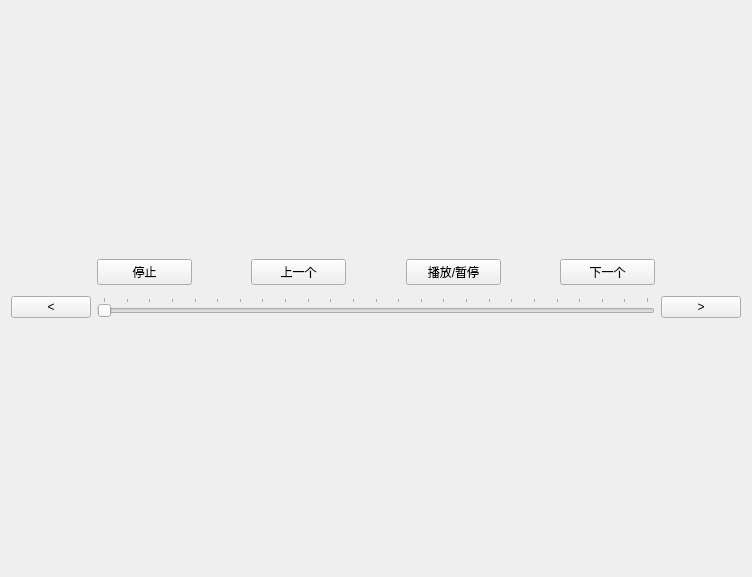
<?xml version="1.0" encoding="UTF-8"?>
<ui version="4.0">
 <class>VideoController</class>
 <widget class="QStackedWidget" name="VideoController">
  <property name="geometry">
   <rect>
    <x>0</x>
    <y>0</y>
    <width>752</width>
    <height>577</height>
   </rect>
  </property>
  <property name="sizePolicy">
   <sizepolicy hsizetype="Minimum" vsizetype="Preferred">
    <horstretch>0</horstretch>
    <verstretch>0</verstretch>
   </sizepolicy>
  </property>
  <property name="windowTitle">
   <string>VideoController</string>
  </property>
  <property name="currentIndex">
   <number>1</number>
  </property>
  <widget class="QWidget" name="PTZControllerWidget">
   <layout class="QGridLayout" name="gridLayout" rowminimumheight="0,0,0" columnminimumwidth="0,0,0">
    <property name="sizeConstraint">
     <enum>QLayout::SetDefaultConstraint</enum>
    </property>
    <property name="leftMargin">
     <number>0</number>
    </property>
    <property name="topMargin">
     <number>0</number>
    </property>
    <property name="rightMargin">
     <number>0</number>
    </property>
    <property name="bottomMargin">
     <number>0</number>
    </property>
    <item row="0" column="0">
     <widget class="EmergingButton" name="leftupPushButton">
      <property name="sizePolicy">
       <sizepolicy hsizetype="Preferred" vsizetype="Preferred">
        <horstretch>0</horstretch>
        <verstretch>0</verstretch>
       </sizepolicy>
      </property>
      <property name="styleSheet">
       <string notr="true"/>
      </property>
      <property name="text">
       <string>↖</string>
      </property>
      <property name="flat">
       <bool>false</bool>
      </property>
     </widget>
    </item>
    <item row="0" column="1">
     <widget class="EmergingButton" name="upPushButton">
      <property name="sizePolicy">
       <sizepolicy hsizetype="Preferred" vsizetype="Preferred">
        <horstretch>0</horstretch>
        <verstretch>0</verstretch>
       </sizepolicy>
      </property>
      <property name="styleSheet">
       <string notr="true"/>
      </property>
      <property name="text">
       <string>↑</string>
      </property>
      <property name="flat">
       <bool>false</bool>
      </property>
     </widget>
    </item>
    <item row="0" column="2">
     <widget class="EmergingButton" name="rightupPushButton">
      <property name="sizePolicy">
       <sizepolicy hsizetype="Preferred" vsizetype="Preferred">
        <horstretch>0</horstretch>
        <verstretch>0</verstretch>
       </sizepolicy>
      </property>
      <property name="styleSheet">
       <string notr="true"/>
      </property>
      <property name="text">
       <string>↗</string>
      </property>
      <property name="flat">
       <bool>false</bool>
      </property>
     </widget>
    </item>
    <item row="1" column="0">
     <widget class="EmergingButton" name="leftPushButton">
      <property name="sizePolicy">
       <sizepolicy hsizetype="Preferred" vsizetype="Preferred">
        <horstretch>0</horstretch>
        <verstretch>0</verstretch>
       </sizepolicy>
      </property>
      <property name="styleSheet">
       <string notr="true"/>
      </property>
      <property name="text">
       <string>←</string>
      </property>
      <property name="flat">
       <bool>false</bool>
      </property>
     </widget>
    </item>
    <item row="1" column="1">
     <widget class="EmergingButton" name="circlePushButton">
      <property name="enabled">
       <bool>true</bool>
      </property>
      <property name="sizePolicy">
       <sizepolicy hsizetype="Preferred" vsizetype="Preferred">
        <horstretch>0</horstretch>
        <verstretch>0</verstretch>
       </sizepolicy>
      </property>
      <property name="cursor">
       <cursorShape>ArrowCursor</cursorShape>
      </property>
      <property name="mouseTracking">
       <bool>false</bool>
      </property>
      <property name="styleSheet">
       <string notr="true"/>
      </property>
      <property name="text">
       <string>123</string>
      </property>
      <property name="icon">
       <iconset resource="Resources/VideoGui.qrc">
        <normaloff>:/新前缀/test.jpg</normaloff>:/新前缀/test.jpg</iconset>
      </property>
      <property name="iconSize">
       <size>
        <width>177</width>
        <height>158</height>
       </size>
      </property>
      <property name="checkable">
       <bool>false</bool>
      </property>
      <property name="autoDefault">
       <bool>false</bool>
      </property>
      <property name="default">
       <bool>false</bool>
      </property>
      <property name="flat">
       <bool>false</bool>
      </property>
     </widget>
    </item>
    <item row="1" column="2">
     <widget class="EmergingButton" name="rightPushButton">
      <property name="sizePolicy">
       <sizepolicy hsizetype="Preferred" vsizetype="Preferred">
        <horstretch>0</horstretch>
        <verstretch>0</verstretch>
       </sizepolicy>
      </property>
      <property name="styleSheet">
       <string notr="true"/>
      </property>
      <property name="text">
       <string>→</string>
      </property>
      <property name="flat">
       <bool>false</bool>
      </property>
     </widget>
    </item>
    <item row="2" column="0">
     <widget class="EmergingButton" name="leftdownpushButton">
      <property name="sizePolicy">
       <sizepolicy hsizetype="Preferred" vsizetype="Preferred">
        <horstretch>0</horstretch>
        <verstretch>0</verstretch>
       </sizepolicy>
      </property>
      <property name="styleSheet">
       <string notr="true"/>
      </property>
      <property name="text">
       <string>↙</string>
      </property>
      <property name="flat">
       <bool>false</bool>
      </property>
     </widget>
    </item>
    <item row="2" column="1">
     <widget class="EmergingButton" name="downPushButton">
      <property name="sizePolicy">
       <sizepolicy hsizetype="Preferred" vsizetype="Preferred">
        <horstretch>0</horstretch>
        <verstretch>0</verstretch>
       </sizepolicy>
      </property>
      <property name="styleSheet">
       <string notr="true"/>
      </property>
      <property name="text">
       <string>↓</string>
      </property>
      <property name="autoDefault">
       <bool>false</bool>
      </property>
      <property name="flat">
       <bool>false</bool>
      </property>
     </widget>
    </item>
    <item row="2" column="2">
     <widget class="EmergingButton" name="rightdownPushButton">
      <property name="sizePolicy">
       <sizepolicy hsizetype="Preferred" vsizetype="Preferred">
        <horstretch>0</horstretch>
        <verstretch>0</verstretch>
       </sizepolicy>
      </property>
      <property name="styleSheet">
       <string notr="true"/>
      </property>
      <property name="text">
       <string>↘</string>
      </property>
      <property name="flat">
       <bool>false</bool>
      </property>
     </widget>
    </item>
   </layout>
  </widget>
  <widget class="QWidget" name="playControllerWidget">
   <layout class="QVBoxLayout" name="verticalLayout">
    <item>
     <spacer name="verticalSpacer">
      <property name="orientation">
       <enum>Qt::Vertical</enum>
      </property>
      <property name="sizeHint" stdset="0">
       <size>
        <width>20</width>
        <height>243</height>
       </size>
      </property>
     </spacer>
    </item>
    <item>
     <widget class="EmergingWidget" name="palyWidget" native="true">
      <layout class="QGridLayout" name="gridLayout_2" rowstretch="1,1" columnstretch="1,2,1,2,1,2,1,2,1">
       <property name="leftMargin">
        <number>0</number>
       </property>
       <property name="topMargin">
        <number>0</number>
       </property>
       <property name="rightMargin">
        <number>0</number>
       </property>
       <property name="bottomMargin">
        <number>0</number>
       </property>
       <item row="0" column="0">
        <spacer name="horizontalSpacer_5">
         <property name="orientation">
          <enum>Qt::Horizontal</enum>
         </property>
         <property name="sizeHint" stdset="0">
          <size>
           <width>72</width>
           <height>20</height>
          </size>
         </property>
        </spacer>
       </item>
       <item row="0" column="1">
        <widget class="QPushButton" name="stopPushButton">
         <property name="text">
          <string>停止</string>
         </property>
        </widget>
       </item>
       <item row="0" column="2">
        <spacer name="horizontalSpacer">
         <property name="orientation">
          <enum>Qt::Horizontal</enum>
         </property>
         <property name="sizeHint" stdset="0">
          <size>
           <width>46</width>
           <height>20</height>
          </size>
         </property>
        </spacer>
       </item>
       <item row="0" column="3">
        <widget class="QPushButton" name="lastPushButton">
         <property name="text">
          <string>上一个</string>
         </property>
        </widget>
       </item>
       <item row="0" column="4">
        <spacer name="horizontalSpacer_2">
         <property name="orientation">
          <enum>Qt::Horizontal</enum>
         </property>
         <property name="sizeHint" stdset="0">
          <size>
           <width>45</width>
           <height>20</height>
          </size>
         </property>
        </spacer>
       </item>
       <item row="0" column="5">
        <widget class="QPushButton" name="playPushButton">
         <property name="text">
          <string>播放/暂停</string>
         </property>
        </widget>
       </item>
       <item row="0" column="6">
        <spacer name="horizontalSpacer_3">
         <property name="orientation">
          <enum>Qt::Horizontal</enum>
         </property>
         <property name="sizeHint" stdset="0">
          <size>
           <width>46</width>
           <height>20</height>
          </size>
         </property>
        </spacer>
       </item>
       <item row="0" column="7">
        <widget class="QPushButton" name="nextPushButton">
         <property name="text">
          <string>下一个</string>
         </property>
        </widget>
       </item>
       <item row="0" column="8">
        <spacer name="horizontalSpacer_4">
         <property name="orientation">
          <enum>Qt::Horizontal</enum>
         </property>
         <property name="sizeHint" stdset="0">
          <size>
           <width>72</width>
           <height>20</height>
          </size>
         </property>
        </spacer>
       </item>
       <item row="1" column="0">
        <widget class="QPushButton" name="yesterdayPushButton">
         <property name="text">
          <string>&lt;</string>
         </property>
        </widget>
       </item>
       <item row="1" column="8">
        <widget class="QPushButton" name="tomorrowPushButton">
         <property name="sizePolicy">
          <sizepolicy hsizetype="Preferred" vsizetype="Fixed">
           <horstretch>0</horstretch>
           <verstretch>0</verstretch>
          </sizepolicy>
         </property>
         <property name="text">
          <string>&gt;</string>
         </property>
        </widget>
       </item>
       <item row="1" column="1" colspan="7">
        <widget class="QSlider" name="todayHorizontalSlider">
         <property name="maximum">
          <number>24</number>
         </property>
         <property name="orientation">
          <enum>Qt::Horizontal</enum>
         </property>
         <property name="tickPosition">
          <enum>QSlider::TicksAbove</enum>
         </property>
         <property name="tickInterval">
          <number>0</number>
         </property>
        </widget>
       </item>
      </layout>
     </widget>
    </item>
    <item>
     <spacer name="verticalSpacer_2">
      <property name="orientation">
       <enum>Qt::Vertical</enum>
      </property>
      <property name="sizeHint" stdset="0">
       <size>
        <width>20</width>
        <height>242</height>
       </size>
      </property>
     </spacer>
    </item>
   </layout>
  </widget>
 </widget>
 <layoutdefault spacing="6" margin="11"/>
 <customwidgets>
  <customwidget>
   <class>EmergingButton</class>
   <extends>QPushButton</extends>
   <header>Emerging.h</header>
  </customwidget>
  <customwidget>
   <class>EmergingWidget</class>
   <extends>QWidget</extends>
   <header>Emerging.h</header>
   <container>1</container>
  </customwidget>
 </customwidgets>
 <resources>
  <include location="Resources/VideoGui.qrc"/>
 </resources>
 <connections/>
</ui>
